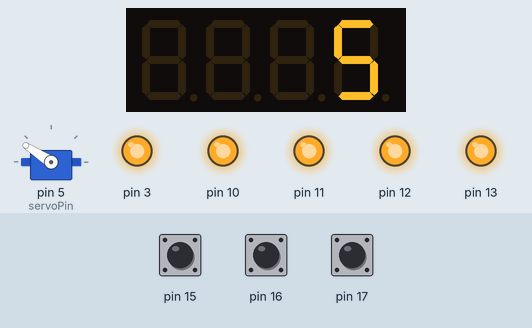
Recording of a sketch running on a simulated Arduino Uno, built with avr-gcc and run on an emulated ATmega328P. Parts: servo, 4-digit seven-segment display, output pins drawn as LEDs (lit = HIGH). The inputs (shaded band) are chosen by the test bench; at power-on: pin 16 HIGH, pin 17 HIGH, pin 15 HIGH.

Above: at 0.76 s.
1.3 s: pin 16 pulled LOW for 0.15 s
At 1.67 s:
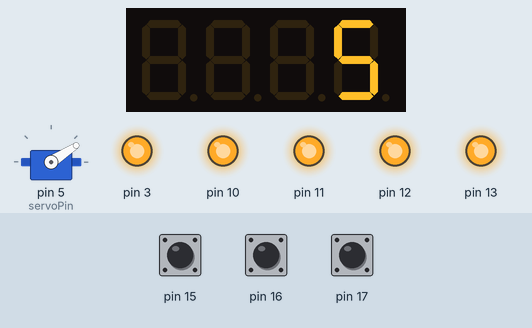
2.0 s: pin 17 pulled LOW for 0.15 s
At 2.58 s:
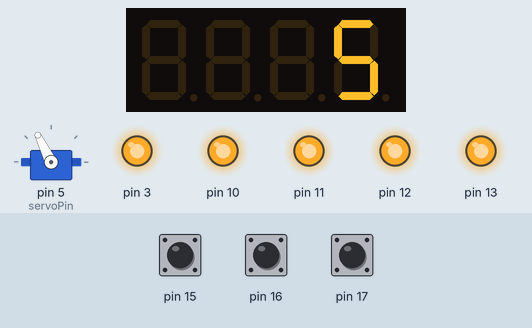
2.7 s: pin 15 pulled LOW for 0.15 s
At 3.18 s:
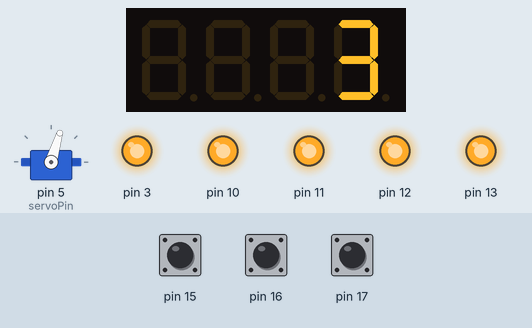
3.4 s: pin 16 pulled LOW for 1 s
At 4.69 s:
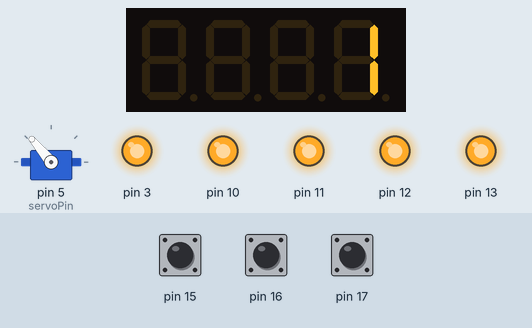
5.0 s: pin 15 pulled LOW for 1 s
9.6 s: pin 17 pulled LOW for 1 s
Timing chart, 0 to 12.2 s (numbered marks = the images above; inputs shaded):
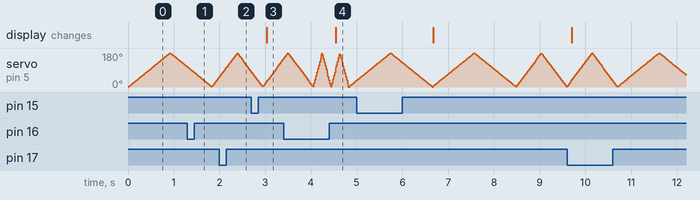

The sketch:

Servo2.ino
```cpp
#include <MultiFuncShield.h>
#include <Servo.h>


Servo servo;
int servoPin = 5;
int motor_speed = 5;


void setup() {
  servo.attach(servoPin);
  MFS.initialize();    // MFS 초기화
}

void loop() {
  MFS.write(motor_speed);   //스피드 표현
  byte btn = MFS.getButton();
  byte btn_num = btn & B00111111;
  byte btn_action = btn & B11000000;

  if(btn_action == BUTTON_PRESSED_IND || btn_action == BUTTON_LONG_PRESSED_IND)
  {
    if(btn_num == 1){motor_speed=5;}
    else if(btn_num == 2){motor_speed=3;}
    else if(btn_num == 3){motor_speed=1;}
  }


  for(int angle=0; angle<180; angle++)
  {
    servo.write(angle);
    delay(motor_speed);
  }
  for(int angle=180; angle>0; angle--)
  {
    servo.write(angle);
    delay(motor_speed);
  }

}
```
